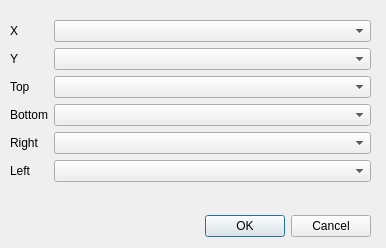
<?xml version="1.0" encoding="UTF-8"?>
<ui version="4.0">
 <class>SelectGlyphsPlotVarsForm</class>
 <widget class="QDialog" name="SelectGlyphsPlotVarsForm">
  <property name="geometry">
   <rect>
    <x>0</x>
    <y>0</y>
    <width>386</width>
    <height>248</height>
   </rect>
  </property>
  <property name="windowTitle">
   <string>Select Variables to Plot</string>
  </property>
  <widget class="QDialogButtonBox" name="buttonBox">
   <property name="geometry">
    <rect>
     <x>30</x>
     <y>210</y>
     <width>341</width>
     <height>32</height>
    </rect>
   </property>
   <property name="orientation">
    <enum>Qt::Horizontal</enum>
   </property>
   <property name="standardButtons">
    <set>QDialogButtonBox::Cancel|QDialogButtonBox::Ok</set>
   </property>
  </widget>
  <widget class="QWidget" name="formLayoutWidget">
   <property name="geometry">
    <rect>
     <x>10</x>
     <y>20</y>
     <width>361</width>
     <height>181</height>
    </rect>
   </property>
   <layout class="QFormLayout" name="formLayout">
    <item row="0" column="0">
     <widget class="QLabel" name="label">
      <property name="text">
       <string>X</string>
      </property>
     </widget>
    </item>
    <item row="1" column="0">
     <widget class="QLabel" name="label_2">
      <property name="text">
       <string>Y</string>
      </property>
     </widget>
    </item>
    <item row="2" column="0">
     <widget class="QLabel" name="label_3">
      <property name="text">
       <string>Top</string>
      </property>
     </widget>
    </item>
    <item row="3" column="0">
     <widget class="QLabel" name="label_4">
      <property name="text">
       <string>Bottom</string>
      </property>
     </widget>
    </item>
    <item row="4" column="0">
     <widget class="QLabel" name="label_5">
      <property name="text">
       <string>Right</string>
      </property>
     </widget>
    </item>
    <item row="5" column="0">
     <widget class="QLabel" name="label_6">
      <property name="text">
       <string>Left</string>
      </property>
     </widget>
    </item>
    <item row="0" column="1">
     <widget class="QComboBox" name="m_xComboBox"/>
    </item>
    <item row="1" column="1">
     <widget class="QComboBox" name="m_yComboBox"/>
    </item>
    <item row="2" column="1">
     <widget class="QComboBox" name="m_topComboBox"/>
    </item>
    <item row="3" column="1">
     <widget class="QComboBox" name="m_bottomComboBox"/>
    </item>
    <item row="4" column="1">
     <widget class="QComboBox" name="m_rightComboBox"/>
    </item>
    <item row="5" column="1">
     <widget class="QComboBox" name="m_leftComboBox"/>
    </item>
   </layout>
  </widget>
 </widget>
 <resources/>
 <connections>
  <connection>
   <sender>buttonBox</sender>
   <signal>accepted()</signal>
   <receiver>SelectGlyphsPlotVarsForm</receiver>
   <slot>accept()</slot>
   <hints>
    <hint type="sourcelabel">
     <x>248</x>
     <y>254</y>
    </hint>
    <hint type="destinationlabel">
     <x>157</x>
     <y>274</y>
    </hint>
   </hints>
  </connection>
  <connection>
   <sender>buttonBox</sender>
   <signal>rejected()</signal>
   <receiver>SelectGlyphsPlotVarsForm</receiver>
   <slot>reject()</slot>
   <hints>
    <hint type="sourcelabel">
     <x>316</x>
     <y>260</y>
    </hint>
    <hint type="destinationlabel">
     <x>286</x>
     <y>274</y>
    </hint>
   </hints>
  </connection>
 </connections>
</ui>
